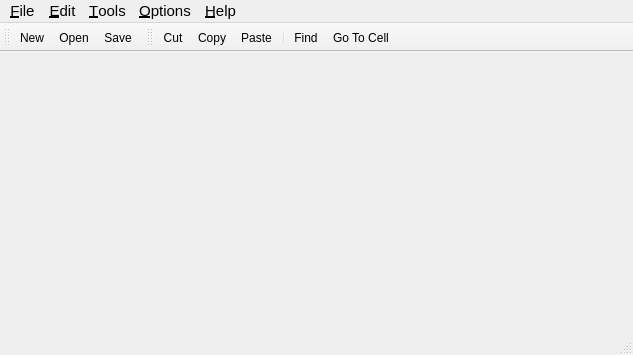
<?xml version="1.0" encoding="UTF-8"?>
<ui version="4.0">
 <class>MainWindow</class>
 <widget class="QMainWindow" name="MainWindow">
  <property name="geometry">
   <rect>
    <x>0</x>
    <y>0</y>
    <width>633</width>
    <height>355</height>
   </rect>
  </property>
  <property name="windowTitle">
   <string>MainWindow</string>
  </property>
  <property name="windowIcon">
   <iconset resource="icons.qrc">
    <normaloff>:/new/prefix1/icons/title.jpg</normaloff>:/new/prefix1/icons/title.jpg</iconset>
  </property>
  <widget class="QWidget" name="centralWidget"/>
  <widget class="QMenuBar" name="menuBar">
   <property name="geometry">
    <rect>
     <x>0</x>
     <y>0</y>
     <width>633</width>
     <height>22</height>
    </rect>
   </property>
   <property name="font">
    <font>
     <pointsize>11</pointsize>
    </font>
   </property>
   <widget class="QMenu" name="menu_File">
    <property name="title">
     <string>&amp;File</string>
    </property>
    <addaction name="action_New"/>
    <addaction name="action_Open"/>
    <addaction name="action_Save"/>
    <addaction name="actionSave_As"/>
   </widget>
   <widget class="QMenu" name="menu_Edit">
    <property name="title">
     <string>&amp;Edit</string>
    </property>
    <widget class="QMenu" name="menu_Select">
     <property name="title">
      <string>&amp;Select</string>
     </property>
     <addaction name="action_Row"/>
     <addaction name="action_Column"/>
     <addaction name="action_All"/>
    </widget>
    <addaction name="actionCu_t"/>
    <addaction name="action_Copy"/>
    <addaction name="action_Paste"/>
    <addaction name="action_Delete"/>
    <addaction name="menu_Select"/>
    <addaction name="action_Find"/>
    <addaction name="action_Go_To_Cell"/>
   </widget>
   <widget class="QMenu" name="menu_Tools">
    <property name="title">
     <string>&amp;Tools</string>
    </property>
    <addaction name="action_Recalculate"/>
    <addaction name="action_Sort"/>
   </widget>
   <widget class="QMenu" name="menu_Options">
    <property name="title">
     <string>&amp;Options</string>
    </property>
    <addaction name="action_Show_Grid"/>
    <addaction name="action_Auto_Recalculate"/>
   </widget>
   <widget class="QMenu" name="menu_Help">
    <property name="title">
     <string>&amp;Help</string>
    </property>
    <addaction name="action_About"/>
    <addaction name="actionAbout_Qt"/>
   </widget>
   <addaction name="menu_File"/>
   <addaction name="menu_Edit"/>
   <addaction name="menu_Tools"/>
   <addaction name="menu_Options"/>
   <addaction name="menu_Help"/>
  </widget>
  <widget class="QStatusBar" name="statusBar"/>
  <widget class="QToolBar" name="fileToolBar">
   <property name="windowTitle">
    <string>toolBar</string>
   </property>
   <attribute name="toolBarArea">
    <enum>TopToolBarArea</enum>
   </attribute>
   <attribute name="toolBarBreak">
    <bool>false</bool>
   </attribute>
   <addaction name="action_New"/>
   <addaction name="action_Open"/>
   <addaction name="action_Save"/>
  </widget>
  <widget class="QToolBar" name="editToolBar">
   <property name="windowTitle">
    <string>toolBar_2</string>
   </property>
   <attribute name="toolBarArea">
    <enum>TopToolBarArea</enum>
   </attribute>
   <attribute name="toolBarBreak">
    <bool>false</bool>
   </attribute>
   <addaction name="actionCu_t"/>
   <addaction name="action_Copy"/>
   <addaction name="action_Paste"/>
   <addaction name="separator"/>
   <addaction name="action_Find"/>
   <addaction name="action_Go_To_Cell"/>
  </widget>
  <action name="action_New">
   <property name="icon">
    <iconset resource="icons.qrc">
     <normaloff>:/new/prefix1/icons/new.JPG</normaloff>:/new/prefix1/icons/new.JPG</iconset>
   </property>
   <property name="text">
    <string>&amp;New</string>
   </property>
   <property name="toolTip">
    <string>create a new spreadsheet file</string>
   </property>
   <property name="shortcut">
    <string>Ctrl+N</string>
   </property>
  </action>
  <action name="action_Open">
   <property name="icon">
    <iconset resource="icons.qrc">
     <normaloff>:/new/prefix1/icons/open.JPG</normaloff>:/new/prefix1/icons/open.JPG</iconset>
   </property>
   <property name="text">
    <string>&amp;Open</string>
   </property>
   <property name="shortcut">
    <string>Ctrl+O</string>
   </property>
  </action>
  <action name="action_Save">
   <property name="icon">
    <iconset resource="icons.qrc">
     <normaloff>:/new/prefix1/icons/save.JPG</normaloff>:/new/prefix1/icons/save.JPG</iconset>
   </property>
   <property name="text">
    <string>&amp;Save</string>
   </property>
   <property name="shortcut">
    <string>Ctrl+S</string>
   </property>
  </action>
  <action name="actionSave_As">
   <property name="text">
    <string>Save &amp;As</string>
   </property>
  </action>
  <action name="actionE_xit">
   <property name="text">
    <string>E&amp;xit</string>
   </property>
   <property name="shortcut">
    <string>Ctrl+Q</string>
   </property>
  </action>
  <action name="actionCu_t">
   <property name="icon">
    <iconset resource="icons.qrc">
     <normaloff>:/new/prefix1/icons/cut.JPG</normaloff>:/new/prefix1/icons/cut.JPG</iconset>
   </property>
   <property name="text">
    <string>Cu&amp;t</string>
   </property>
   <property name="shortcut">
    <string>Ctrl+X</string>
   </property>
  </action>
  <action name="action_Copy">
   <property name="icon">
    <iconset resource="icons.qrc">
     <normaloff>:/new/prefix1/icons/copy.JPG</normaloff>:/new/prefix1/icons/copy.JPG</iconset>
   </property>
   <property name="text">
    <string>&amp;Copy</string>
   </property>
   <property name="shortcut">
    <string>Ctrl+C</string>
   </property>
  </action>
  <action name="action_Paste">
   <property name="icon">
    <iconset resource="icons.qrc">
     <normaloff>:/new/prefix1/icons/paste.JPG</normaloff>:/new/prefix1/icons/paste.JPG</iconset>
   </property>
   <property name="text">
    <string>&amp;Paste</string>
   </property>
   <property name="shortcut">
    <string>Ctrl+V</string>
   </property>
  </action>
  <action name="action_Delete">
   <property name="text">
    <string>&amp;Delete</string>
   </property>
   <property name="shortcut">
    <string>Del</string>
   </property>
  </action>
  <action name="action_Find">
   <property name="icon">
    <iconset resource="icons.qrc">
     <normaloff>:/new/prefix1/icons/find.JPG</normaloff>:/new/prefix1/icons/find.JPG</iconset>
   </property>
   <property name="text">
    <string>&amp;Find</string>
   </property>
   <property name="shortcut">
    <string>Ctrl+F</string>
   </property>
  </action>
  <action name="action_Go_To_Cell">
   <property name="icon">
    <iconset resource="icons.qrc">
     <normaloff>:/new/prefix1/icons/gotocell.JPG</normaloff>:/new/prefix1/icons/gotocell.JPG</iconset>
   </property>
   <property name="text">
    <string>&amp;Go To Cell</string>
   </property>
   <property name="shortcut">
    <string>Ctrl+G</string>
   </property>
  </action>
  <action name="action_Row">
   <property name="text">
    <string>&amp;Row</string>
   </property>
  </action>
  <action name="action_Column">
   <property name="text">
    <string>&amp;Column</string>
   </property>
  </action>
  <action name="action_All">
   <property name="text">
    <string>&amp;All</string>
   </property>
   <property name="shortcut">
    <string>Ctrl+A</string>
   </property>
  </action>
  <action name="action_Recalculate">
   <property name="text">
    <string>&amp;Recalculate</string>
   </property>
   <property name="shortcut">
    <string>F9</string>
   </property>
  </action>
  <action name="action_Sort">
   <property name="text">
    <string>&amp;Sort...</string>
   </property>
  </action>
  <action name="action_Show_Grid">
   <property name="checkable">
    <bool>true</bool>
   </property>
   <property name="text">
    <string>&amp;Show Grid</string>
   </property>
  </action>
  <action name="action_Auto_Recalculate">
   <property name="checkable">
    <bool>true</bool>
   </property>
   <property name="text">
    <string>&amp;Auto-Recalculate</string>
   </property>
  </action>
  <action name="action_About">
   <property name="text">
    <string>&amp;About</string>
   </property>
  </action>
  <action name="actionAbout_Qt">
   <property name="text">
    <string>About &amp;Qt</string>
   </property>
  </action>
 </widget>
 <layoutdefault spacing="6" margin="11"/>
 <resources>
  <include location="icons.qrc"/>
 </resources>
 <connections/>
</ui>
